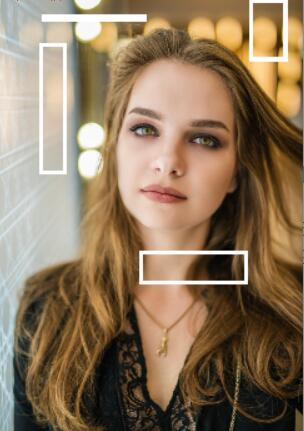
#> input picture 图像处理/图像修补/2.jpg, 304 x 431 px, found by its file name
$ python merge.py
#> lines starting #> are read from the running program, lines starting #| are printed output that depends on the picture; after the words box and inside, x2 and y2 are one past the last pixel; in counts of white or black regions, pixels touching at a corner belong together
import cv2
import numpy as np
import math
from scipy import signal

img = cv2.imread('./2.jpg')
#> img is the input picture: shape (431, 304, 3); mean B, G, R 93.2, 119.3, 141.6
im = cv2.cvtColor(img, cv2.COLOR_RGB2GRAY)
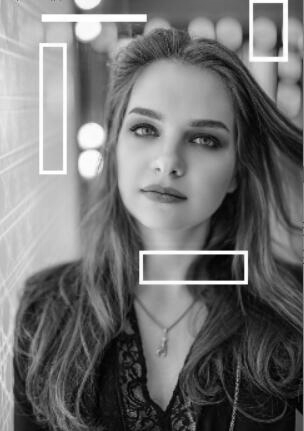
#> im: shape (431, 304); min 0, max 255, mean 114
# cv2.imshow('img_gray',im)

def pascalsmooth(n):
    pascalsmooth = np.zeros([1,n],np.float32)
    for i in range(n):
        pascalsmooth[0][i] = math.factorial(n - 1)/(math.factorial(i)*math.factorial(n-1-i))
    return pascalsmooth

def pascalDiff(n):
    pascaldiff = np.zeros([1, n],np.float32)
    pascal_smooth = pascalsmooth(n-1)
    for i in range(n):
        if i == 0:
            pascaldiff[0][i] = pascal_smooth[0][i]
        elif i == n-1:
            pascaldiff[0][i] = -pascal_smooth[0][i-1]
        else:pascaldiff[0][i] = pascal_smooth[0][i] - pascal_smooth[0][i-1]
    return pascaldiff

def getsobel(n):
    pascal_smooth_kernel = pascalsmooth(n)
    pascal_diff_kernel = pascalDiff(n)
    #水平方向上的卷积核
    sobelkernel_x = signal.convolve2d(pascal_smooth_kernel.transpose(),pascal_diff_kernel,mode='full')
    #垂直方向上的卷积核
    sobelkernel_y = signal.convolve2d(pascal_smooth_kernel,pascal_diff_kernel.transpose(),mode='full')
    return sobelkernel_x,sobelkernel_y

def sobel(img,n):
    x,y = img.shape
    pascal_smooth = pascalsmooth(n)
    pascal_diff = pascalDiff(n)
    image_x = signal.convolve2d(img,pascal_smooth.transpose(),mode='same')
    image_x = signal.convolve2d(image_x,pascal_diff,mode='same')
    image_y = signal.convolve2d(im,pascal_smooth,mode='same')
    image_y = signal.convolve2d(image_y,pascal_diff.transpose(),mode='same')
    return image_x,image_y

#局部阈值
def local_threshold(image):
    gray = cv2.cvtColor(image, cv2.COLOR_RGB2GRAY)  #把输入图像灰度化
    #自适应阈值化能够根据图像不同区域亮度分布，改变阈值
    binary =  cv2.adaptiveThreshold(gray, 255, cv2.ADAPTIVE_THRESH_GAUSSIAN_C,cv2.THRESH_BINARY, 25, 10)
    # cv2.namedWindow("binary1", cv2.WINDOW_NORMAL)
    # cv2.imshow("local", binary)
    return binary
#用户自己计算阈值
def custom_threshold(image):
    gray = cv2.cvtColor(image, cv2.COLOR_RGB2GRAY)  #把输入图像灰度化
    h, w =gray.shape[:2]
    m = np.reshape(gray, [1,w*h])
    # mean = m.sum()/(w*h) # 6.1
    mean = 7
    # print("mean:",mean)
    ret, binary =  cv2.threshold(gray, mean, 255, cv2.THRESH_BINARY)
    # cv2.namedWindow("binary2", cv2.WINDOW_NORMAL)
    # cv2.imshow("custom", binary)
    return binary

img_sobel_x , img_sobel_y = sobel(im, 7)
#> in sobel, `image_y = signal.convolve2d(image_y,pascal_diff.transpose(),mode='same')`:
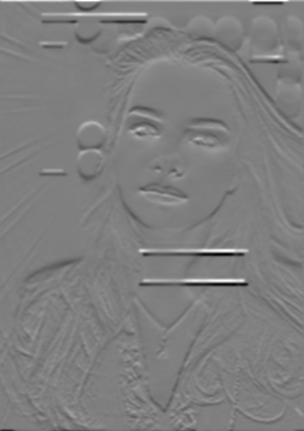
#> image_y: shape (431, 304) float32; min -159186, max 159590, mean -249.5; drawn with min black and max white
edge = img_sobel_x + img_sobel_y
edge = edge/np.max(edge)
edge*= 255
edge = edge.astype(np.uint8)
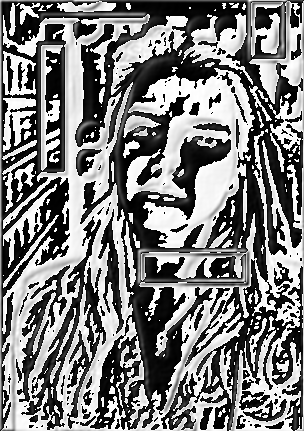
#> edge: shape (431, 304); min 0, max 255, mean 125.9
cv2.imshow('sobel',edge)

local_im = local_threshold(img)
#> in local_threshold, `binary =  cv2.adaptiveThreshold(gray, 255, cv2.ADAPTIVE_THRESH_GAUSSIA..`:
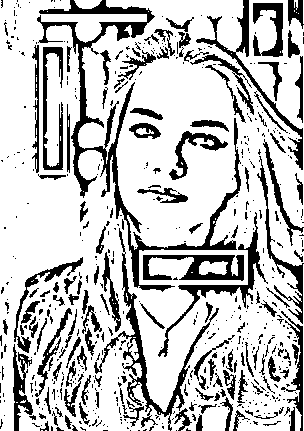
#> binary: shape (431, 304); 76.1% white; 575 black regions (437 under 20 px), largest, box (x1, y1, x2, y2) and area: (37, 0, 241, 292) 5655, (94, 228, 219, 431) 2242, (158, 212, 268, 357) 1367
# cv2.imshow("local", local_im)
custom_im = custom_threshold(img)
#> in custom_threshold, `ret, binary =  cv2.threshold(gray, mean, 255, cv2.THRESH_BINARY)`:
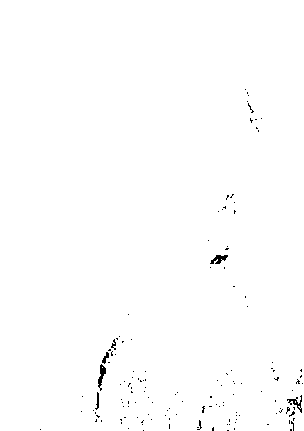
#> binary: shape (431, 304); 99.4% white; black in thin lines or dots, all inside (x1, y1, x2, y2) = (40, 89, 303, 431)
#> in custom_threshold, `ret, binary =  cv2.threshold(gray, mean, 255, cv2.THRESH_BINARY)`: ret = 7
# cv2.imshow("custom", custom_im)
substract_im = custom_im - local_im
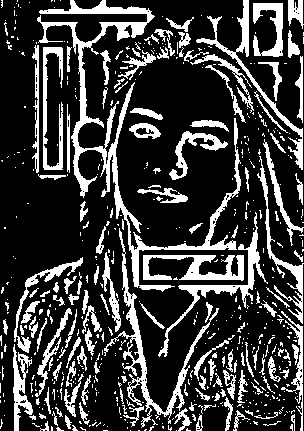
#> substract_im: shape (431, 304); min 0, max 255, mean 59.8
cv2.imshow('substract',substract_im)

new_im = cv2.merge([edge,im,substract_im])
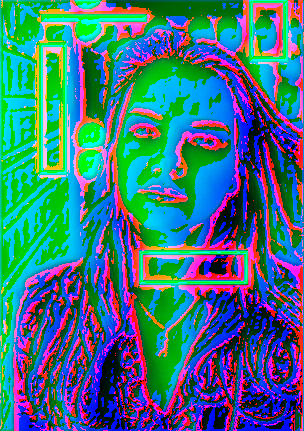
#> new_im: shape (431, 304, 3); mean of channels 0, 1, 2 125.9, 114, 59.8; drawn as B, G, R

cv2.imshow('new_img',new_im)
# cv2.imwrite('edge_.jpg',new_im)
cv2.waitKey(0)
cv2.destroyAllWindows()

$ run again, with 图像处理/图像修补/1.jpg copied over 图像处理/图像修补/2.jpg
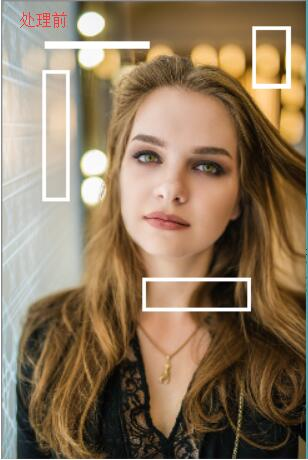
#> input picture 图像处理/图像修补/1.jpg, 308 x 460 px, found by its file name
#> img is the input picture: shape (460, 308, 3); mean B, G, R 94.3, 120, 141.2
#> in custom_threshold, `ret, binary =  cv2.threshold(gray, mean, 255, cv2.THRESH_BINARY)`:
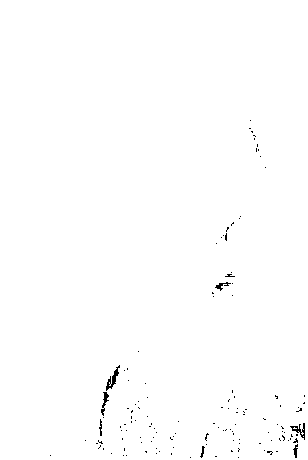
#> binary: shape (460, 308); 99.5% white; black in thin lines or dots, all inside (x1, y1, x2, y2) = (50, 120, 305, 458)
#> ret = 7
#> `new_im = cv2.merge([edge,im,substract_im])`:
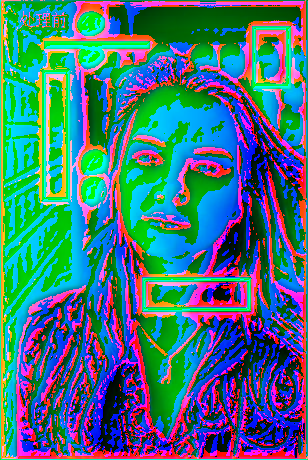
#> new_im: shape (460, 308, 3); mean of channels 0, 1, 2 122.6, 114.7, 64.5; drawn as B, G, R

$ run again, with 图像处理/图像修补/inpaint.png saved as 图像处理/图像修补/2.jpg
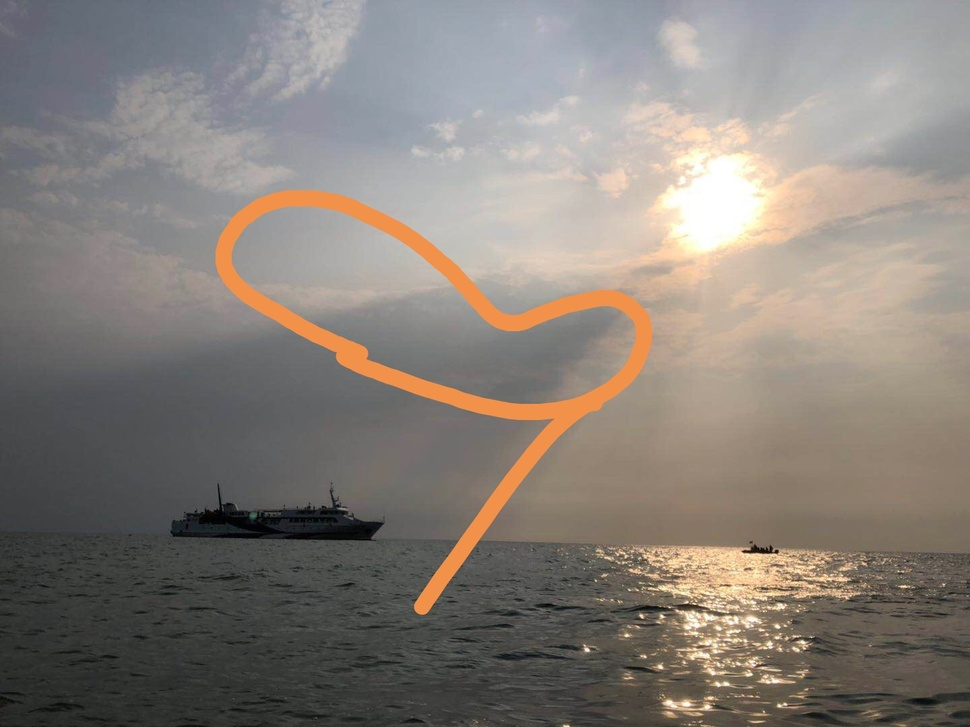
#> input picture 图像处理/图像修补/inpaint.png, 970 x 727 px, shrunk from 1440 x 1080 before the run, found by its file name
#> img is the input picture: shape (727, 970, 3); mean B, G, R 121.6, 128.4, 135.7
#> in custom_threshold, `ret, binary =  cv2.threshold(gray, mean, 255, cv2.THRESH_BINARY)`:
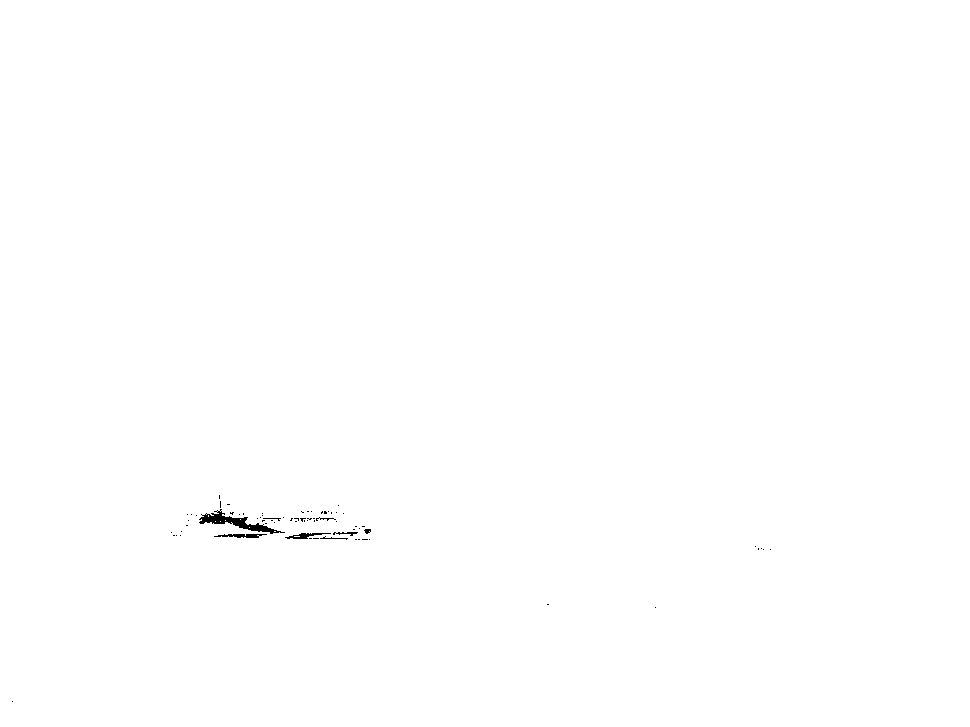
#> binary: shape (727, 970); 99.8% white; 71 black regions (63 under 20 px), largest, box (x1, y1, x2, y2) and area: (199, 509, 285, 534) 583, (214, 534, 267, 538) 139, (285, 533, 331, 539) 125
#> ret = 7
#> `new_im = cv2.merge([edge,im,substract_im])`:
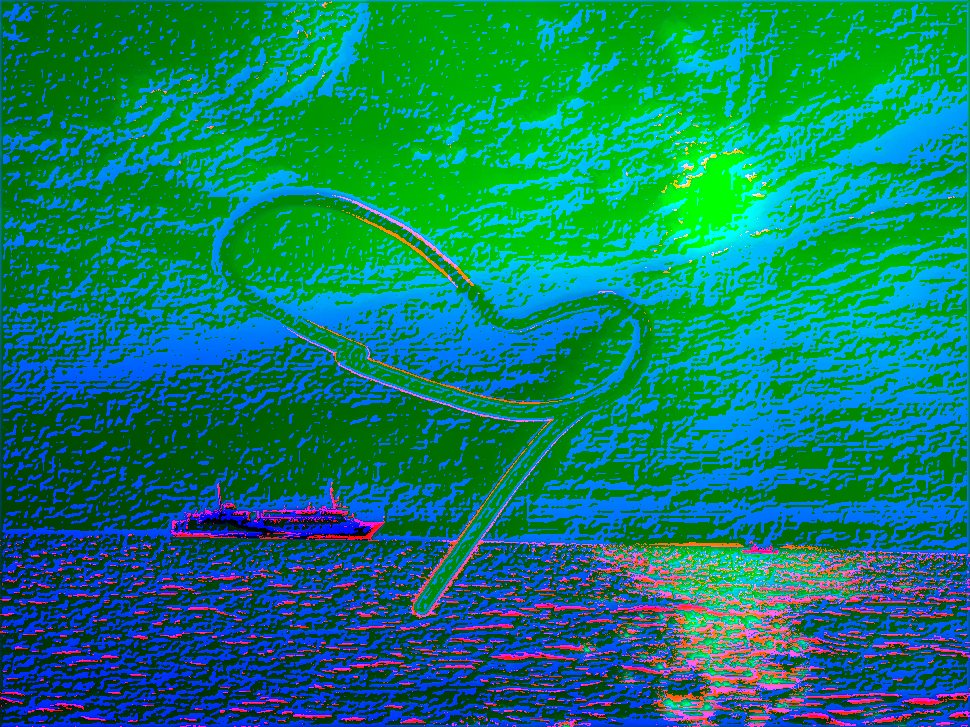
#> new_im: shape (727, 970, 3); mean of channels 0, 1, 2 102.2, 127.1, 11.9; drawn as B, G, R
